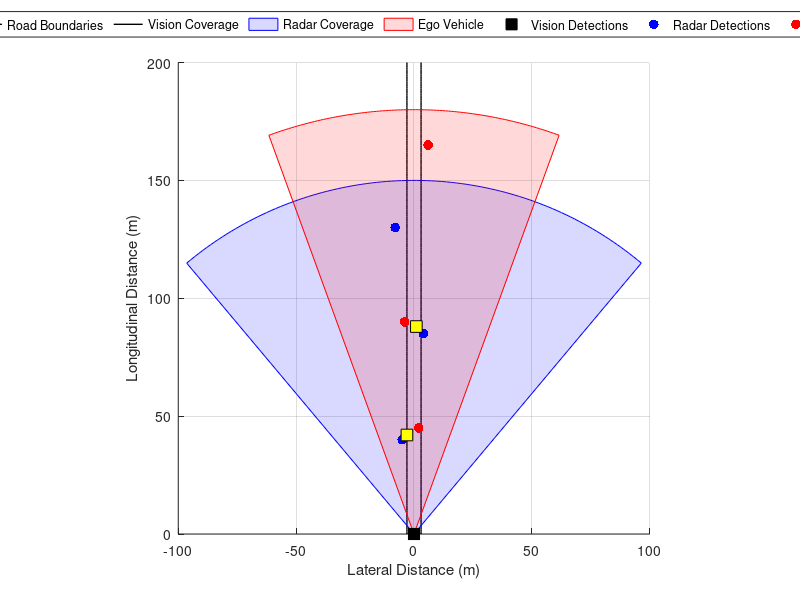

MATLAB code for this plot:
clc; clear;

figure; hold on; grid on;
axis equal;
xlim([-100 100])
ylim([0 200])

xlabel('Lateral Distance (m)')
ylabel('Longitudinal Distance (m)')

%% Road boundaries
y = linspace(0,200,200);
plot(-3*ones(size(y)), y, 'k', 'LineWidth', 1)
plot( 3*ones(size(y)), y, 'k', 'LineWidth', 1)

%% Vision sensor coverage (blue)
theta_v = linspace(-40,40,100)*pi/180;
r_v = 150;

xv = [0 r_v*sin(theta_v) 0];
yv = [0 r_v*cos(theta_v) 0];

fill(xv, yv, 'b', 'FaceAlpha', 0.15, 'EdgeColor', 'b')

%% Radar sensor coverage (red)
theta_r = linspace(-20,20,100)*pi/180;
r_r = 180;

xr = [0 r_r*sin(theta_r) 0];
yr = [0 r_r*cos(theta_r) 0];

fill(xr, yr, 'r', 'FaceAlpha', 0.15, 'EdgeColor', 'r')

%% Ego vehicle
plot(0, 0, 'ks', 'MarkerFaceColor', 'k', 'MarkerSize', 8)

%% Vision detections (blue dots)
vision_targets = [...
   -5 40;
    4 85;
   -8 130];

scatter(vision_targets(:,1), vision_targets(:,2), ...
        50, 'b', 'filled')

%% Radar detections (red dots)
radar_targets = [...
    2 45;
   -4 90;
    6 165];

scatter(radar_targets(:,1), radar_targets(:,2), ...
        50, 'r', 'filled')

%% Tracks (yellow squares)
tracks = [...
    -3 42;
     1 88];

scatter(tracks(:,1), tracks(:,2), ...
        70, 's', 'MarkerEdgeColor','k', ...
        'MarkerFaceColor','y')

%% Legend
legend({'Road Boundaries','Vision Coverage','Radar Coverage', ...
        'Ego Vehicle','Vision Detections','Radar Detections','Tracks'}, ...
        'Location','northoutside','Orientation','horizontal')
